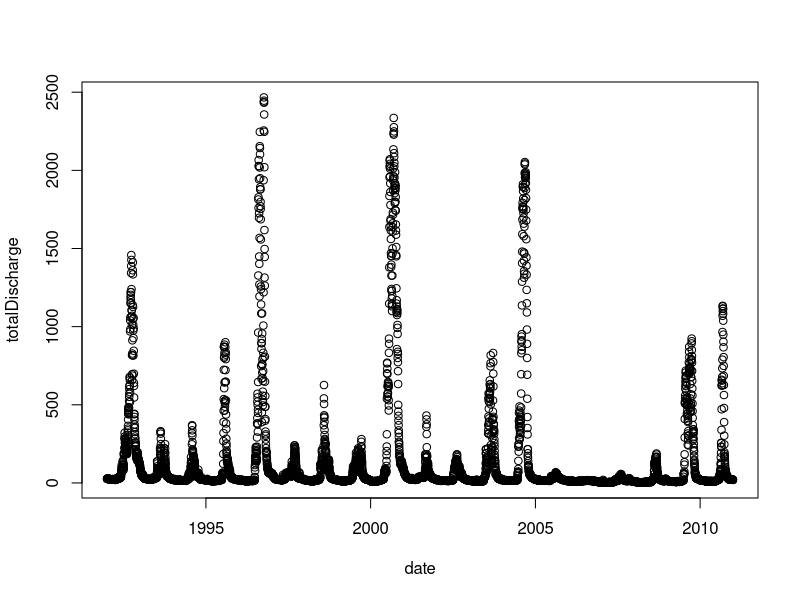
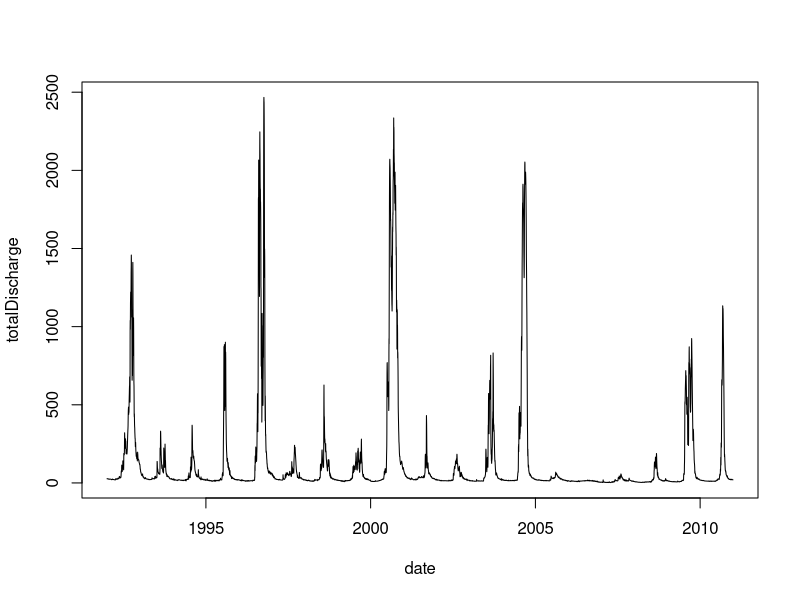
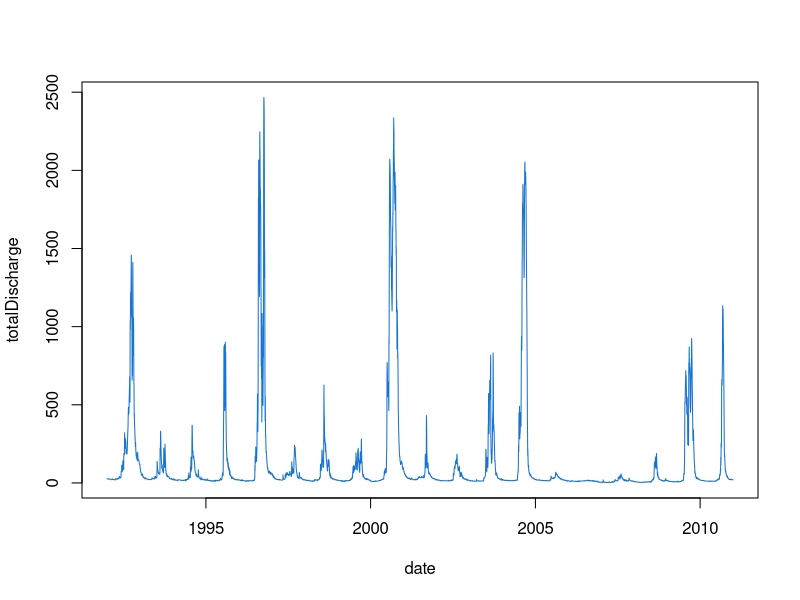
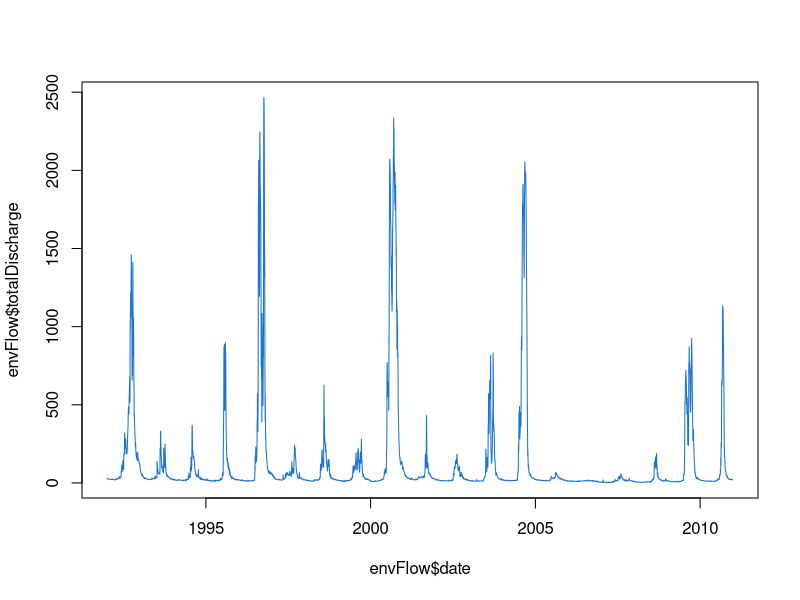
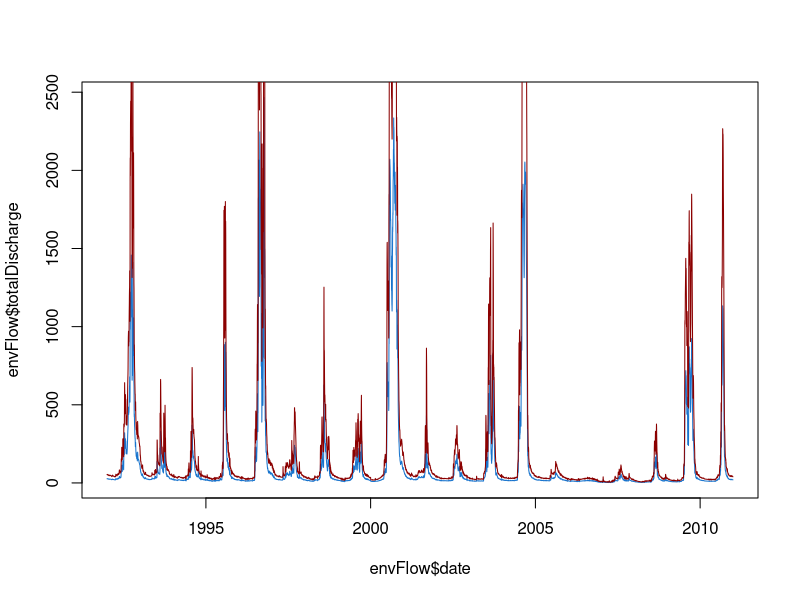
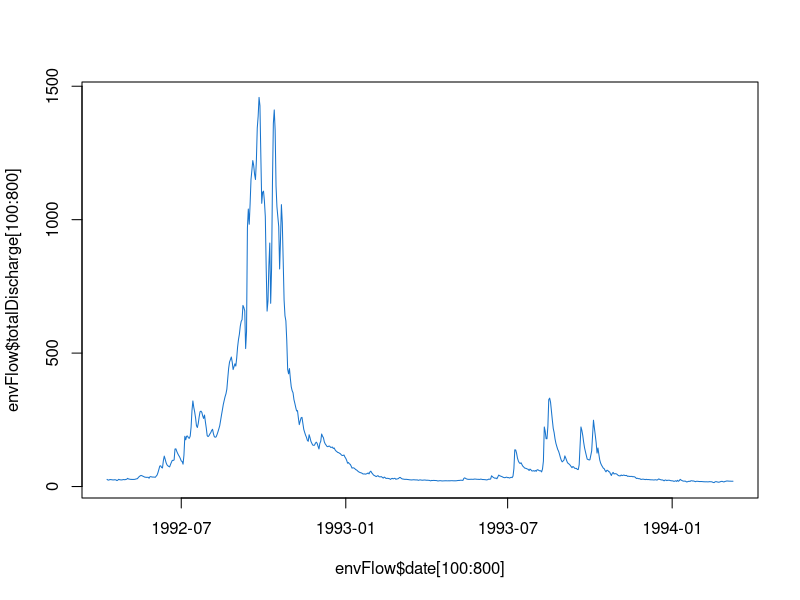
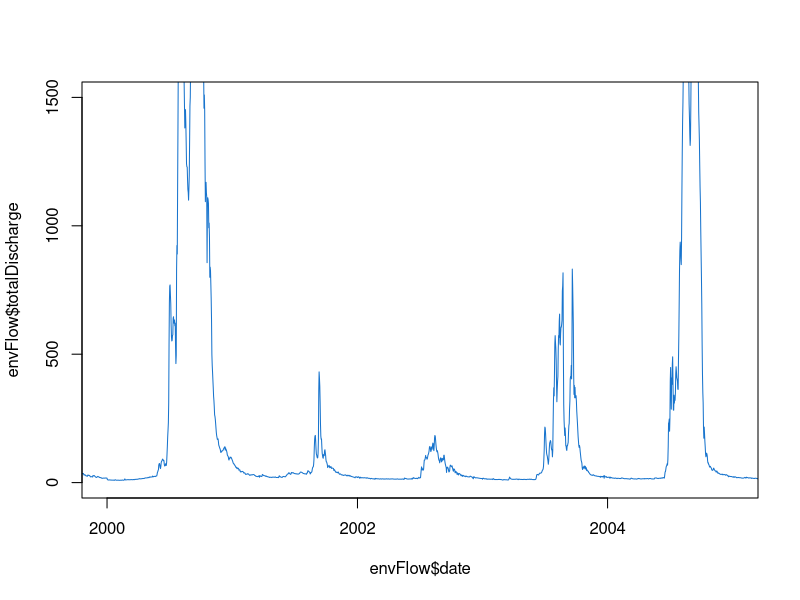
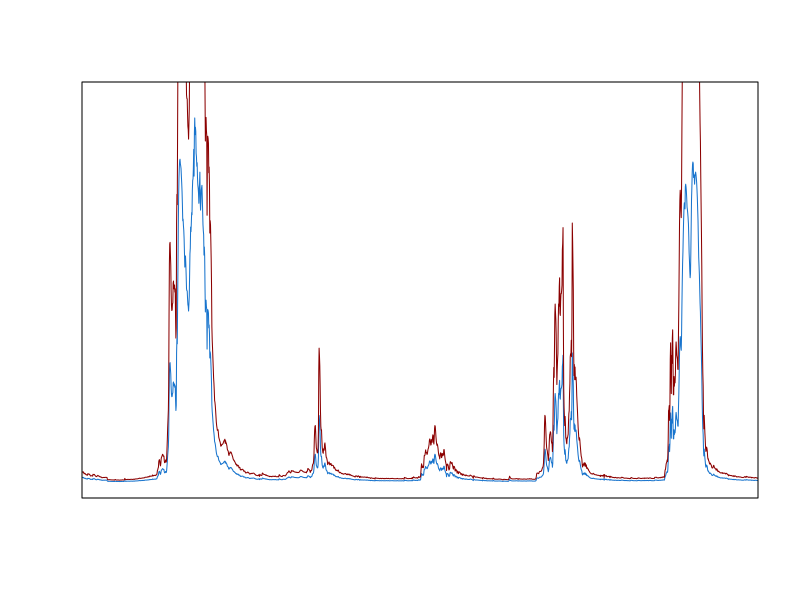

R code for these plots, in order:
## ---- chunk 1
library(readxl)
library(lubridate)
## ---- chunk 2
envFlow  <- read_xls(path = "data/workshop2/envFlowData.xls", sheet = 1)
## ---- chunk 3
head(envFlow)
## ---- chunk 4
envFlow$date <- ymd(envFlow$date)
## ---- chunk 5
head(envFlow)
## ---- chunk 6
plot(envFlow) 
## ---- chunk 7
plot(envFlow, type = "l") 
## ---- chunk 8
plot(envFlow, type = "l", col = "dodgerblue3") 
## ---- chunk 9
plot(x=envFlow$date, y=envFlow$totalDischarge    ,type="l",col="dodgerblue3")
## ---- chunk 10
doubleflow = envFlow$totalDischarge * 2
plot(x=envFlow$date, y=envFlow$totalDischarge    ,type="l",col="dodgerblue3")
lines(x=envFlow$date, y=doubleflow, col="red4")
## ---- chunk 11
doubleflow = envFlow$totalDischarge * 2
plot(x=envFlow$date[100:800], y=envFlow$totalDischarge[100:800]    ,type="l",col="dodgerblue3")
## ---- chunk 12
plot(x=envFlow$date, y=envFlow$totalDischarge    
     ,type="l",col="dodgerblue3"
     ,xlim = c(date("2000-01-01"),date("2005-01-01"))
     ,ylim = c(0,1500)
     )
## ---- chunk 13
plot(envFlow,type="n"
     ,axes=F
     ,xlab="", ylab=""
     ,xlim = c(date("2000-01-01"),date("2005-01-01"))
     )
## ---- chunk 14
plot(envFlow,type="n"
     ,axes=F
     ,xlab="", ylab=""
     ,xlim = c(date("2000-01-01"),date("2005-01-01"))
     )
lines(envFlow$date,envFlow$totalDischarge,col="dodgerblue3")
lines(envFlow$date,doubleflow,col="red4")
box(bty="o")
## ---- chunk 15
plot(envFlow,type="n"
     ,axes=F
     ,xlab="", ylab=""
     ,xlim = c(date("2000-01-01"),date("2005-01-01"))
     )
lines(envFlow$date,envFlow$totalDischarge,col="dodgerblue3")
lines(envFlow$date,doubleflow,col="red4")
box(bty="o")
mtext(side = 1,text="Date",line=2)
mtext(side = 2,text=expression("Flow (ML d"^-1*")"),line=2)
axis(2,cex=0.7)
## ---- chunk 16
plot(envFlow,type="n"
     ,axes=F
     ,xlab="", ylab=""
     ,xlim = c(date("2000-01-01"),date("2005-01-01"))
     )
lines(envFlow$date,envFlow$totalDischarge,col="dodgerblue3")
lines(envFlow$date,doubleflow,col="red4")
box(bty="o")
mtext(side = 1,text="Date",line=2)
mtext(side = 2,text=expression("Flow (ML d"^-1*")"),line=2)
axis(2,cex=0.7)
x.axis<-as.Date(seq(min(envFlow$date),max(envFlow$date),by=3*365),format="%Y")
axis.Date(at=x.axis,side=1,cex=0.7)
## ---- chunk 17
plot(envFlow,type="n"
     ,axes=F
     ,xlab="", ylab=""
     ,xlim = c(date("2000-01-01"),date("2005-01-01"))
     )
lines(envFlow$date,envFlow$totalDischarge,col="dodgerblue3")
lines(envFlow$date,doubleflow,col="red4")
box(bty="o")
mtext(side = 1,text="Date",line=2)
mtext(side = 2,text=expression("Flow (ML d"^-1*")"),line=2)
axis(2,cex=0.7)
x.axis<-as.Date(seq(min(envFlow$date),max(envFlow$date),by=3*365),format="%Y")
axis.Date(at=x.axis,side=1,cex=0.7)
legend("topleft", inset=0.1
       ,legend=c("Flow","Doubleflow")
       ,col=c("dodgerblue3","red4")
       ,pch=16 
       ,cex = 0.7)
## ---- chunk 18
x=c(0,1,1,0)
y=c(0,0,1,1)
this.matrix<-matrix(ncol = 2
                    ,nrow= 4
                    ,data=c(x,y)
       )
colnames(this.matrix)=c("x","y")
## ---- chunk 19
polygoncolour<-adjustcolor("red",alpha=0.33)
## ---- chunk 20
plot(envFlow,type="n"
     ,axes=F
     ,xlab="", ylab=""
)
polygoncolour<-adjustcolor("red",alpha=0.25)
polygon(x = c( envFlow$date[which(envFlow$date=="1992-01-01")]
              ,envFlow$date[which(envFlow$date=="2010-12-31")]
              ,envFlow$date[which(envFlow$date=="2010-12-31")]
              ,envFlow$date[which(envFlow$date=="1992-01-01")]
              )
        ,y=c(50,50,550,550)
        ,col=polygoncolour
        ,lty = 0)
lines(envFlow$date,envFlow$totalDischarge,col="dodgerblue3")
lines(envFlow$date,doubleflow,col="red4")
box(bty="o")
mtext(side = 1,text="Date",line=2)
mtext(side = 2,text=expression("Flow (ML d"^-1*")"),line=2)
x.axis<-as.Date(seq(min(envFlow$date),max(envFlow$date),by=3*365),format="%Y");
axis.Date(at=x.axis,side=1,cex=0.7)
axis(2,cex=0.7)
legend("topleft", inset=0.1
       ,legend=c("Flow","Doubleflow")
       ,col=c("dodgerblue3","red4")
       ,pch=16 )

## ---- chunk 21
envFlow.by.year<-rowsum(x=envFlow$totalDischarge
                    ,group=format(envFlow$date,"%Y")  )
## ---- chunk 22
envFlow.by.year<-rowsum(x=envFlow$totalDischarge
                    ,group=format(envFlow$date,"%Y")  )
barplot(envFlow.by.year,beside = TRUE
        ,space=0.1
        ,col="dodgerblue3"
        ,border = NA
        ,ylim = c(0,max(envFlow.by.year)*1.1)
        ,cex.axis = 0.7,cex.names = 0.7, 
        ,names.arg = rownames(envFlow.by.year )
        ,xlab = "Year"
        ,ylab = "Anual flow (ML)"
        )
box(bty="o")
## ---- chunk 23
par(mfrow=c(2,1))
par(mfg=c(1,1))
par(mar=c(4,4,0.5,1))
plot(envFlow,type="n"
     ,axes=F
     ,xlab="", ylab=""
     ,xlim = c(date("1992-01-01"),date("2010-12-31"))
)
lines(envFlow$date,envFlow$totalDischarge,col="dodgerblue3")
box(bty="o")
mtext(side = 1,text="Year",line=3)
mtext(side = 2,text=expression("Flow (ML d"^-1*")"),line=3)
axis(2,cex.axis=0.7)
x.axis<-as.Date(seq(min(envFlow$date),max(envFlow$date),by=1*365),format="%Y")
axis.Date(at=x.axis,side=1,cex.axis=0.7)


par(mfg=c(2,1))
par(mar=c(4,4,0.5,1))
      barplot(height=envFlow.by.year,beside = T
              ,space=0.1
              ,col="dodgerblue3"
              ,border = NA
              ,ylim = c(0,max(envFlow.by.year)*1.1)
              ,cex.axis = 0.7,cex.names = 0.7, 
              ,names.arg = rownames(envFlow.by.year )
              ,xlab = "Year"
              ,ylab = "Anual flow (ML)"
      )
box(bty="o")
## ---- chunk 24
par(mfrow=c(1,2))
par(mfg=c(1,1))
par(mar=c(4,4,1,1))
plot(envFlow,type="n"
     ,axes=F
     ,xlab="", ylab=""
     ,xlim = c(date("1992-01-01"),date("2010-12-31"))
)
lines(envFlow$date,envFlow$totalDischarge,col="dodgerblue3")
box(bty="o")
mtext(side = 1,text="Year",line=3)
mtext(side = 2,text=expression("Flow (ML d"^-1*")"),line=3)
axis(2,cex.axis=0.7)
x.axis<-as.Date(seq(min(envFlow$date),max(envFlow$date),by=1*365),format="%Y")
axis.Date(at=x.axis,side=1,cex.axis=0.7)


par(mfg=c(1,2))
par(mar=c(4,4,1,1))
      barplot(height=envFlow.by.year,beside = T
              ,space=0.1
              ,col="dodgerblue3"
              ,border = NA
              ,ylim = c(0,max(envFlow.by.year)*1.1)
              ,cex.axis = 0.7,cex.names = 0.7, 
              ,names.arg = rownames(envFlow.by.year )
              ,xlab = "Year"
              ,ylab = "Anual flow (ML)"
      )
box(bty="o")
